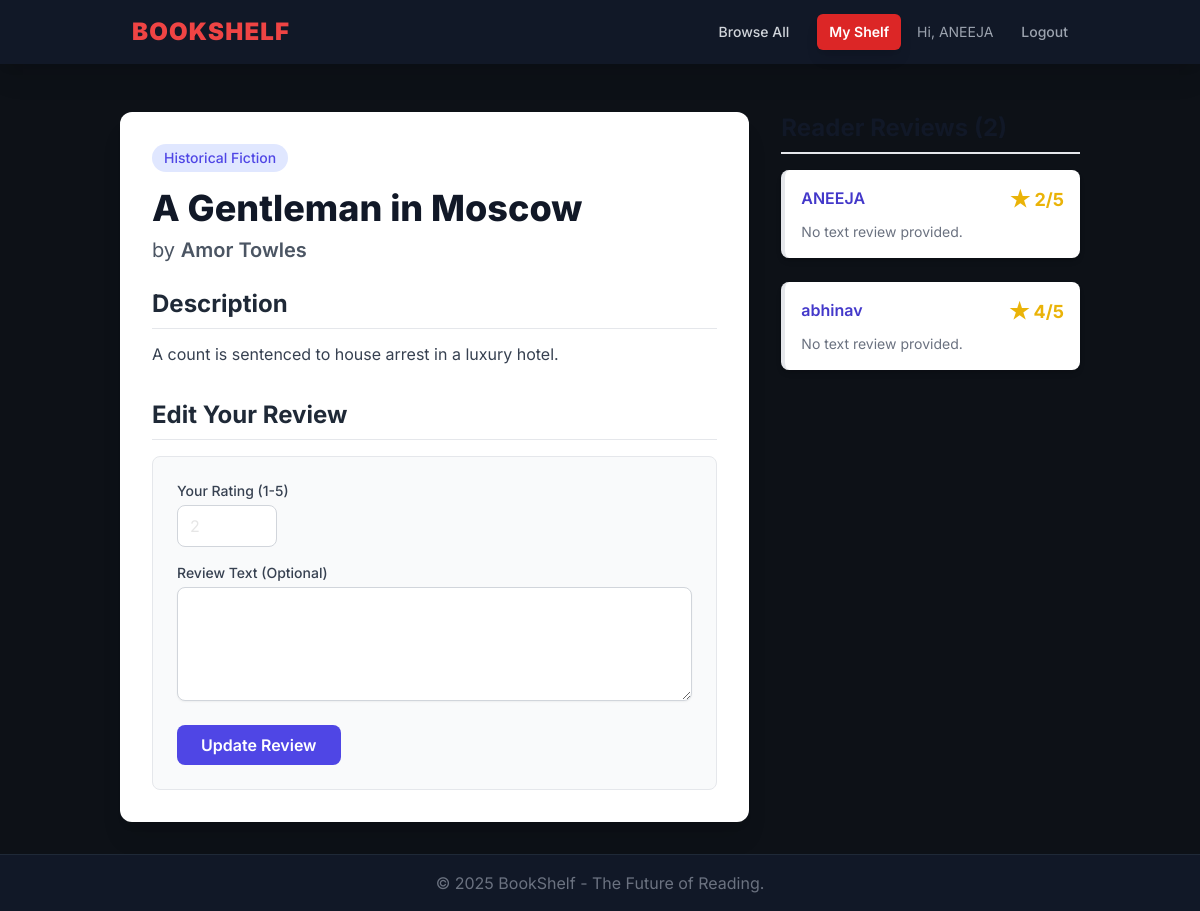
Screenshot of /book/3 (signed in) with the database file from the repository.
### tables this page shows
CREATE TABLE users (
                id INTEGER PRIMARY KEY AUTOINCREMENT,
                username TEXT UNIQUE NOT NULL,
                password_hash TEXT NOT NULL
            );

CREATE TABLE books (
                id INTEGER PRIMARY KEY AUTOINCREMENT,
                title TEXT NOT NULL,
                author TEXT NOT NULL,
                genre TEXT NOT NULL,
                description TEXT
            );

CREATE TABLE reviews (
                id INTEGER PRIMARY KEY AUTOINCREMENT,
                user_id INTEGER NOT NULL,
                book_id INTEGER NOT NULL,
                rating INTEGER NOT NULL, -- 1 to 5
                review_text TEXT,
                FOREIGN KEY (user_id) REFERENCES users (id),
                FOREIGN KEY (book_id) REFERENCES books (id),
                UNIQUE (user_id, book_id) -- Ensures one review per user per book
            );

### app.py (the view, shortened to what this page needs)
@app.route('/book/<int:book_id>', methods=['GET', 'POST'])
def book_detail(book_id):
    db = get_db()
    book = db.execute('SELECT * FROM books WHERE id = ?', (book_id,)).fetchone()
    if not book:
        flash('Book not found.', 'error')
        return redirect(url_for('index'))
    reviews = db.execute('''
        SELECT r.*, u.username
        FROM reviews r
        JOIN users u ON r.user_id = u.id
        WHERE r.book_id = ?
        ORDER BY r.id DESC
    ''', (book_id,)).fetchall()
    user_review = None
    if current_user.is_authenticated:
        user_review = db.execute(
            'SELECT * FROM reviews WHERE user_id = ? AND book_id = ?',
            (current_user.id, book_id)
        ).fetchone()
    return render_template('book_detail.html', book=book, reviews=reviews, user_review=user_review)

### app.py (called while the page is built)
def get_db():
    db = getattr(g, '_database', None)
    if db is None:
        os.makedirs(os.path.dirname(DATABASE), exist_ok=True)
        db = g._database = sqlite3.connect(
            DATABASE,
            detect_types=sqlite3.PARSE_DECLTYPES
        )
        db.row_factory = sqlite3.Row # Allows accessing columns by name
    return db

@app.teardown_appcontext
def close_connection(exception):
    db = getattr(g, '_database', None)
    if db is not None:
        db.close()

@login_manager.user_loader
def load_user(user_id):
    db = get_db()
    user_data = db.execute('SELECT id, username FROM users WHERE id = ?', (user_id,)).fetchone()
    if user_data:
        return User(user_data['id'], user_data['username'])
    return None

### templates/book_detail.html (shortened to what this page needs)
{% extends "base.html" %}
{% block content %}
<div class="grid grid-cols-1 lg:grid-cols-3 gap-8">
    <div class="lg:col-span-2 bg-white p-8 rounded-xl shadow-xl">
        <span class="inline-block bg-indigo-100 text-indigo-600 text-sm font-medium px-3 py-1 rounded-full mb-4">{{ book.genre }}</span>
        <h1 class="text-4xl font-extrabold text-gray-900 mb-2">{{ book.title }}</h1>
        <p class="text-xl text-gray-600 mb-6">by <span class="font-semibold">{{ book.author }}</span></p>
        <h2 class="text-2xl font-bold text-gray-800 mb-3 border-b pb-2">Description</h2>
        <p class="text-gray-700 leading-relaxed mb-8">{{ book.description }}</p>
        {% if current_user.is_authenticated %}
            <h2 class="text-2xl font-bold text-gray-800 mb-4 border-b pb-2">
                {% if user_review %}Edit Your Review{% else %}Submit a Review{% endif %}
            </h2>
            <form method="POST" class="bg-gray-50 p-6 rounded-lg border">
                <div class="mb-4">
                    <label for="rating" class="block text-sm font-medium text-gray-700 mb-1">Your Rating (1-5)</label>
                    <input type="number" id="rating" name="rating" required min="1" max="5"
                           value="{{ user_review.rating if user_review else '5' }}"
                           class="w-full max-w-[100px] px-3 py-2 border border-gray-300 rounded-lg focus:ring-indigo-500 focus:border-indigo-500">
                </div>
                <div class="mb-6">
                    <label for="review_text" class="block text-sm font-medium text-gray-700 mb-1">Review Text (Optional)</label>
                    <textarea id="review_text" name="review_text" rows="4"
                              class="mt-1 block w-full px-3 py-2 border border-gray-300 rounded-lg shadow-sm focus:ring-indigo-500 focus:border-indigo-500"
                    >{{ user_review.review_text if user_review else '' }}</textarea>
                </div>
                <button type="submit"
                        class="bg-indigo-600 text-white py-2 px-6 rounded-lg font-semibold hover:bg-indigo-700 transition duration-150 ease-in-out">
                    {% if user_review %}Update Review{% else %}Post Review{% endif %}
                </button>
            </form>
        {% endif %}
    </div>
    <div class="lg:col-span-1">
        <h2 class="text-2xl font-bold text-gray-900 mb-4 pb-2 border-b-2">Reader Reviews ({{ reviews | length }})</h2>
        <div class="space-y-6">
            {% if reviews %}
                {% for review in reviews %}
                <div class="bg-white p-4 rounded-lg shadow-md border-l-4 border-gray-200">
                    <div class="flex justify-between items-start mb-2">
                        <p class="font-semibold text-indigo-700">{{ review.username }}</p>
                        <div class="text-yellow-500 font-bold flex items-center">
                            <span class="text-xl">★</span><span class="ml-1 text-lg">{{ review.rating }}/5</span>
                        </div>
                    </div>
                    {% if review.review_text %}
                        <p class="text-gray-700 text-sm italic">{{ review.review_text }}</p>
                    {% else %}
                        <p class="text-gray-500 text-sm">No text review provided.</p>
                    {% endif %}
                </div>
                {% endfor %}
            {% else %}
                <div class="text-center text-gray-500 p-8 bg-white rounded-lg shadow-inner">
                    <p>Be the first to leave a review!</p>
                </div>
            {% endif %}
        </div>
    </div>
</div>
{% endblock %}

### templates/base.html (shortened to what this page needs)
<!DOCTYPE html>
<html lang="en">
<head>
    <script src="https://cdn.tailwindcss.com"></script>
</head>
<body class="min-h-screen flex flex-col">
    <nav class="bg-gray-900 shadow-xl sticky top-0 z-10">
        <div class="container mx-auto px-4 sm:px-6 lg:px-8">
            <div class="flex justify-between items-center h-16">
                <div class="flex-shrink-0">
                    <a href="{{ url_for('index') }}" class="text-red-500 text-2xl font-black tracking-wider rounded-md px-3 py-2 transition duration-150 ease-in-out">
                        BOOKSHELF
                    </a>
                </div>
                <div class="flex items-center space-x-4">
                    <a href="{{ url_for('index') }}" class="text-gray-300 hover:text-white px-3 py-2 rounded-md text-sm font-medium transition duration-150 ease-in-out">
                        Browse All
                    </a>
                    {% if current_user.is_authenticated %}
                        <a href="{{ url_for('recommendations') }}" class="bg-red-600 text-white hover:bg-red-700 px-3 py-2 rounded-md text-sm font-semibold transition duration-150 ease-in-out shadow-lg">
                            My Shelf
                        </a>
                        <span class="text-gray-400 text-sm hidden md:inline">
                            Hi, {{ current_user.username }}
                        </span>
                        <a href="{{ url_for('logout') }}" class="text-gray-400 hover:text-red-400 px-3 py-2 rounded-md text-sm font-medium transition duration-150 ease-in-out">
                            Logout
                        </a>
                    {% endif %}
                </div>
            </div>
        </div>
    </nav>
    <main class="flex-grow container mx-auto px-4 sm:px-6 lg:px-8 py-8">
        {% block content %}{% endblock %}
    </main>
    <footer class="bg-gray-900 text-gray-500 text-center py-4 mt-auto border-t border-gray-800">
        <p>&copy; 2025 BookShelf  - The Future of Reading.</p>
    </footer>
</body>
</html>

### templates/base.html (style rules this page uses)
body { font-family: 'Inter', sans-serif; background-color: #0d1117; color: #e6e6e6; }
.container { max-width: 1400px; }

### rows the page displays
users: username "ANEEJA"
books: genre "Historical Fiction", title "A Gentleman in Moscow", author "Amor Towles", description "A count is sentenced to house arrest in a luxury hotel."
reviews: rating "2", username "ANEEJA", review_text "No text review provided."
reviews: username "abhinav", rating "4", review_text "No text review provided."
